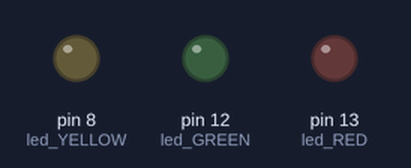
Simulated run of this sketch. Board: Arduino Uno, built with avr-gcc and run on an emulated ATmega328P. On the bench: output pins drawn as LEDs (lit = HIGH).

Above: at 1.0 s.
At 3.0 s:
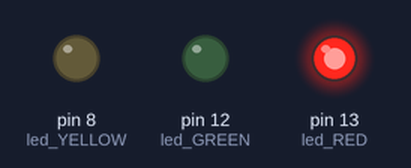
At 7.0 s:
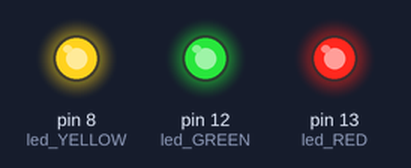
At 9.0 s:
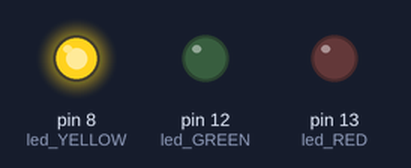
At 11.0 s:
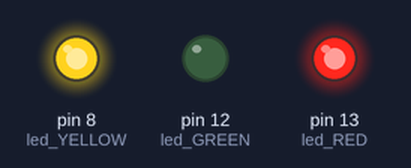
At 13.0 s:
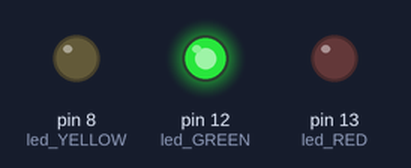
Timing chart, 0 to 15.6 s (numbered marks = the images above):
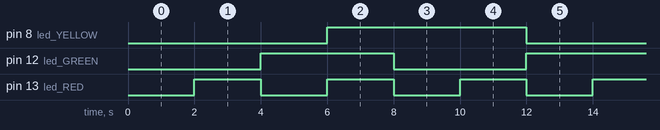

Measured:
- by itself, pin 8 (led_YELLOW): alternates HIGH for 6.0 s and LOW for 6.0 s
- by itself, pin 12 (led_GREEN): alternates HIGH for 4.0 s and LOW for 4.0 s
- by itself, pin 13 (led_RED): alternates HIGH for 2.0 s and LOW for 2.0 s

The sketch:

W4-HW01.ino
```cpp
const int led_RED = 13;
const int led_GREEN = 12;
const int led_YELLOW = 8;
unsigned long l1,l2,l3,l4,l5,l6;
unsigned long in_R = 2000;
unsigned long in_G = 4000;
unsigned long in_Y = 6000;
int fON_RED = 0;
int fON_GREEN = 0;
int fON_YELLOW = 0;

void setup() {
  // put your setup code here, to run once:
  pinMode(led_RED, OUTPUT);
  pinMode(led_GREEN, OUTPUT);
  pinMode(led_YELLOW, OUTPUT);
  l1 = 0;
  l3 = 0;
  l5 = 0;

}

void loop() {
  // put your main code here, to run repeatedly:
  l2 = millis();
  l4 = millis();
  l6 = millis();
  if(l2 - l1 >= in_R) {
    l1 = l2;

    if(!fON_RED) {
      fON_RED = HIGH;
    }else {
      fON_RED = LOW;
    }
    digitalWrite(led_RED, fON_RED);
  }

  if(l4 - l3 >= in_G) {
    l3 = l4;

    if(!fON_GREEN) {
      fON_GREEN = HIGH;
    }else {
      fON_GREEN = LOW;
    }
    digitalWrite(led_GREEN, fON_GREEN);
  }

  if(l6 - l5 >= in_Y) {
    l5 = l6;

    if(!fON_YELLOW) {
      fON_YELLOW = HIGH;
    }else {
      fON_YELLOW = LOW;
    }
    digitalWrite(led_YELLOW, fON_YELLOW);
  }
}
```
